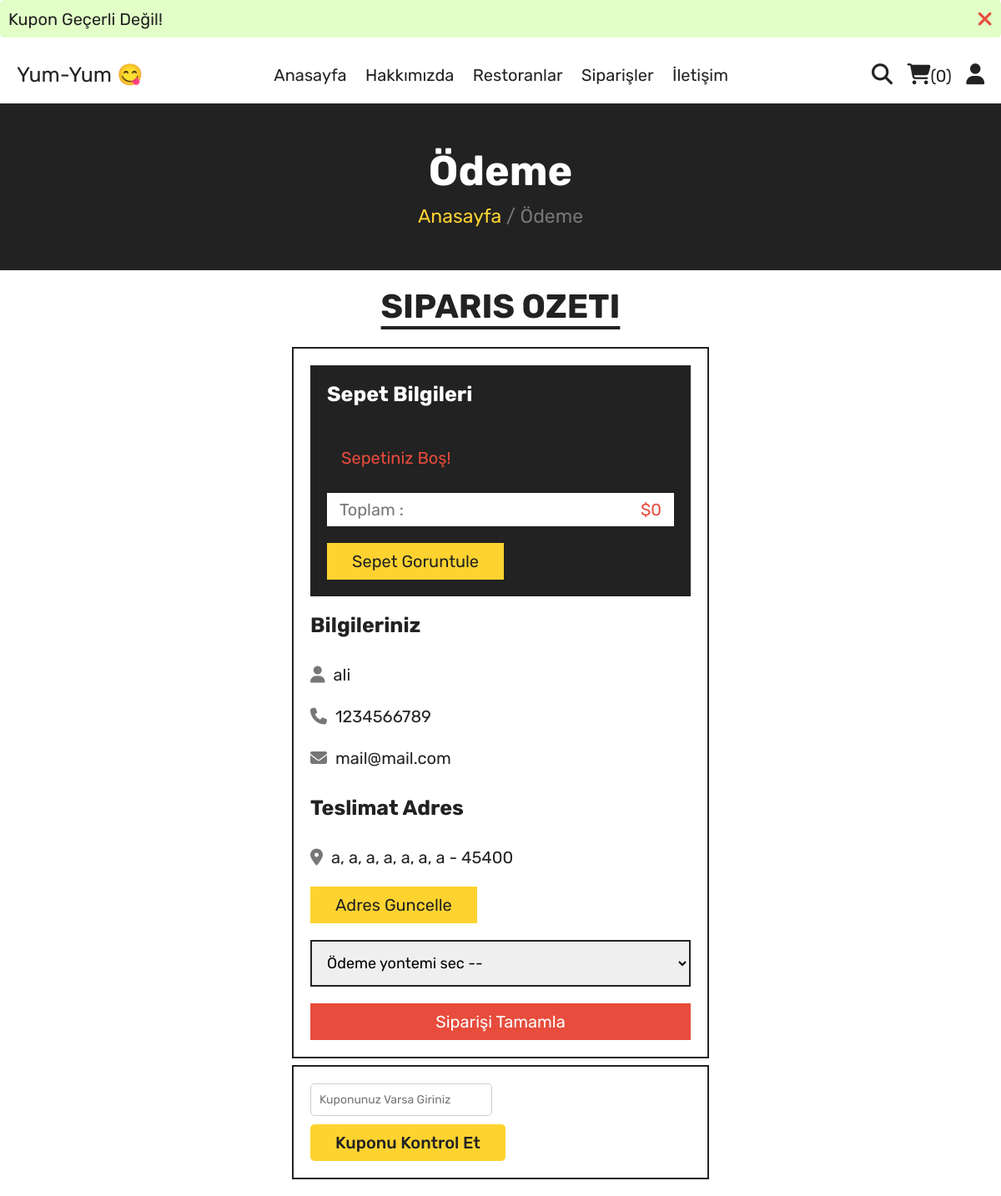
The app's page /checkout.php?coupon=POPINDIRIM10 (signed in) with its own data.
### tables this page shows
CREATE TABLE `users` (
  `id` int(11) NOT NULL,
  `name` varchar(20) NOT NULL,
  `email` varchar(50) NOT NULL,
  `number` varchar(10) NOT NULL,
  `password` varchar(50) NOT NULL,
  `address` varchar(500) DEFAULT NULL
);

### checkout.php (the view, shortened to what this page needs)
<?php
include 'components/connect.php';
if(isset($_SESSION['user_id'])){
   $user_id = $_SESSION['user_id'];
} else {
   $user_id = '';
   header('location:home.php');
};
$coupon_code_status = 0;
?>
<!DOCTYPE html>
<html lang="en">
<head>
   <link rel="stylesheet" href="https://cdnjs.cloudflare.com/ajax/libs/font-awesome/6.1.1/css/all.min.css">
   <link rel="stylesheet" href="css/style.css">
</head>
<body>
<?php include 'components/user_header.php'; ?>
<div class="heading">
   <h3>Ödeme</h3>
   <p><a href="home.php">Anasayfa</a> <span> / Ödeme</span></p>
</div>
<section class="checkout">
   <h1 class="title">Siparis ozeti</h1>
<form action="" method="post">
   <div class="cart-items">
      <h3>Sepet bilgileri</h3>
      <?php
         $grand_total = 0;
         $cart_items[] = '';
         $select_cart = $conn->prepare("SELECT * FROM `cart` WHERE user_id = ?");
         $select_cart->execute([$user_id]);
         if($select_cart->rowCount() > 0){
            while($fetch_cart = $select_cart->fetch(PDO::FETCH_ASSOC)){
               $cart_items[] = $fetch_cart['name'].' ('.$fetch_cart['price'].' x '. $fetch_cart['quantity'].') - ';
               $total_products = implode($cart_items);
               $grand_total += ($fetch_cart['price'] * $fetch_cart['quantity']);
      ?>
      <p><span class="name"><?= $fetch_cart['name']; ?></span><span class="price">$<?= $fetch_cart['price']; ?> x <?= $fetch_cart['quantity']; ?></span></p>
      <?php
            }
         }else{
            echo '<p class="empty">Sepetiniz Boş!</p>';
         }
      ?>
      <p class="grand-total"><span class="name">Toplam :</span><span class="price">$<?= $grand_total; ?></span></p>
      <a href="cart.php" class="btn">Sepet goruntule</a>
   </div>
   <div class="user-info">
      <h3>Bilgileriniz</h3>
      <p><i class="fas fa-user"></i><span><?= $fetch_profile['name'] ?></span></p>
      <p><i class="fas fa-phone"></i><span><?= $fetch_profile['number'] ?></span></p>
      <p><i class="fas fa-envelope"></i><span><?= $fetch_profile['email'] ?></span></p>
      <h3>Teslimat adres</h3>
      <p><i class="fas fa-map-marker-alt"></i><span><?php if($fetch_profile['address'] == ''){echo 'Lütfen Adresinizi Giriniz!';}else{echo $fetch_profile['address'];} ?></span></p>
      <a href="update_address.php" class="btn">Adres guncelle</a>
      <select name="method" class="box" required>
         <option value="" disabled selected>Ödeme yontemi sec --</option>
      </select>
      <input type="submit" value="Siparişi Tamamla" class="btn <?php if($fetch_profile['address'] == ''){echo 'disabled';} ?>" style="width:100%; background:var(--red); color:var(--white);" name="submit">
   </div>
</form>
<form action="" method="GET" style="margin-top:8px;">
      <?php if($coupon_code_status == 0){ ?>
         <input type="text" id="coupon" name="coupon" maxlength="100" class="box" placeholder="Kuponunuz Varsa Giriniz">
         <br>
         <button type="submit" class="btn">Kuponu Kontrol Et</button>
      <?php }else{ ?>
         <div style="background-color:green;" class="btn">İndiriminiz Uygulanmıştır. </div>
      <?php } ?>
</form>
</section>
</body>
</html>

### css/style.css (style rules this page uses)
:root { --yellow:#fed330; --red:#e74c3c; --white:#fff; --black:#222; --light-color:#777; --border:.2rem solid var(--black); }
* { font-family: 'Rubik', sans-serif; margin:0; padding:0; box-sizing: border-box; outline: none; border: none; text-decoration: none; }
html { font-size: 62.5%; overflow-x: hidden; scroll-behavior: smooth; stop-opacity: 7rem; }
section { margin:0 auto; max-width: 1200px; padding:2rem; }
.title { text-align: center; margin-bottom: 2.5rem; font-size: 4rem; color:var(--black); text-transform: uppercase; text-decoration: underline; text-underline-offset: 1rem; }
.heading { display: flex; align-items: center; justify-content: center; gap:1rem; flex-flow: column; background-color: var(--black); min-height: 20rem; }
.heading h3 { font-size: 5rem; color:var(--white); text-transform: capitalize; }
.heading p { font-size: 2.3rem; color:var(--light-color); }
.heading p a { color:var(--yellow); }
.btn, .delete-btn { margin-top: 1rem; display: inline-block; font-size: 2rem; padding:1rem 3rem; cursor: pointer; text-transform: capitalize; transition: .2s linear; }
.btn { background-color: var(--yellow); color:var(--black); }
.empty { border:var(--border); padding:1.5rem; text-align: center; width: 100%; font-size: 2rem; text-transform: capitalize; color:var(--red); }
.checkout form { max-width: 50rem; margin:0 auto; border:var(--border); padding:2rem; }
.checkout form h3 { font-size: 2.5rem; text-transform: capitalize; padding: 2rem 0; color:var(--black); }
.checkout form .cart-items { background-color: var(--black); padding:2rem; padding-top: 0; }
.checkout form .cart-items h3 { color:var(--white); }
.checkout form .cart-items p { display: flex; align-items: center; gap:1.5rem; justify-content: space-between; margin:1rem 0; line-height: 1.5; font-size: 2rem; }
.checkout form .cart-items p .name { color:var(--light-color); }
.checkout form .cart-items p .price { color:var(--yellow); }
.checkout form .cart-items .grand-total { background-color: var(--white); padding:.5rem 1.5rem; }
.checkout form .cart-items .grand-total .price { color:var(--red); }
.checkout form .user-info p { font-size: 2rem; line-height: 1.5; padding:1rem 0; }
.checkout form .user-info p i { color:var(--light-color); margin-right: 1rem; }
.checkout form .user-info p span { color:var(--black); }
.checkout form .user-info .box { width: 100%; border:var(--border); padding:1.4rem; margin-top: 2rem; margin-bottom: 1rem; font-size: 1.8rem; }
input[type="text"] { flex: 1; padding: 10px; border: 1px solid #ccc; border-radius: 5px; margin-right: 10px; font-size: 14px; }
button { padding: 10px 20px; border: none; border-radius: 5px; background-color: #007bff; color: #fff; cursor: pointer; font-size: 16px; font-weight: 500; }

### records on screen
users: name "ali", number "1234566789", email "mail@mail.com", address "a, a, a, a, a, a, a - 45400", submit "Siparişi Tamamla"

### other values on screen
$message "Kupon Geçerli Değil!"
$total_cart_items "0"
$grand_total "0"
